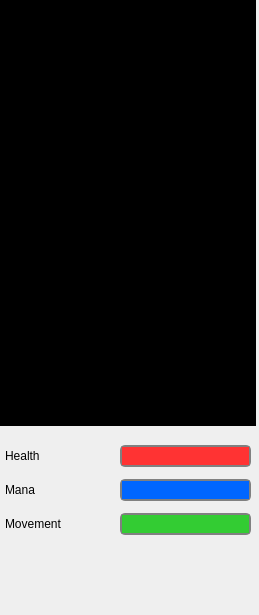
<ui version="4.0" >
 <class>RightWidget</class>
 <widget class="QWidget" name="RightWidget" >
  <property name="geometry" >
   <rect>
    <x>0</x>
    <y>0</y>
    <width>259</width>
    <height>615</height>
   </rect>
  </property>
  <property name="minimumSize" >
   <size>
    <width>259</width>
    <height>615</height>
   </size>
  </property>
  <property name="windowTitle" >
   <string>Form</string>
  </property>
  <widget class="QTextEdit" name="text_map" >
   <property name="geometry" >
    <rect>
     <x>0</x>
     <y>0</y>
     <width>256</width>
     <height>426</height>
    </rect>
   </property>
   <property name="focusPolicy" >
    <enum>Qt::NoFocus</enum>
   </property>
   <property name="autoFillBackground" >
    <bool>true</bool>
   </property>
   <property name="styleSheet" >
    <string>QTextEdit { background-color: #000000; font: 10pt "Courier"; color: #FFFFFF;}</string>
   </property>
   <property name="verticalScrollBarPolicy" >
    <enum>Qt::ScrollBarAlwaysOff</enum>
   </property>
   <property name="horizontalScrollBarPolicy" >
    <enum>Qt::ScrollBarAlwaysOff</enum>
   </property>
   <property name="undoRedoEnabled" >
    <bool>false</bool>
   </property>
   <property name="readOnly" >
    <bool>true</bool>
   </property>
   <property name="html" >
    <string>&lt;html>&lt;head>&lt;meta name="qrichtext" content="1" />&lt;style type="text/css">
p, li { white-space: pre-wrap; }
&lt;/style>&lt;/head>&lt;body style=" font-family:'Courier'; font-size:10pt; font-weight:400; font-style:normal;">
&lt;p style="-qt-paragraph-type:empty; margin-top:0px; margin-bottom:0px; margin-left:0px; margin-right:0px; -qt-block-indent:0; text-indent:0px;">&lt;/p>&lt;/body>&lt;/html></string>
   </property>
   <property name="char_width" stdset="0" >
    <number>31</number>
   </property>
   <property name="char_height" stdset="0" >
    <number>21</number>
   </property>
  </widget>
  <widget class="QWidget" name="layoutWidget" >
   <property name="geometry" >
    <rect>
     <x>0</x>
     <y>433</y>
     <width>256</width>
     <height>116</height>
    </rect>
   </property>
   <layout class="QGridLayout" >
    <property name="leftMargin" >
     <number>5</number>
    </property>
    <property name="verticalSpacing" >
     <number>5</number>
    </property>
    <item row="0" column="0" >
     <widget class="QLabel" name="label_health" >
      <property name="sizePolicy" >
       <sizepolicy vsizetype="Preferred" hsizetype="Fixed" >
        <horstretch>0</horstretch>
        <verstretch>0</verstretch>
       </sizepolicy>
      </property>
      <property name="minimumSize" >
       <size>
        <width>110</width>
        <height>0</height>
       </size>
      </property>
      <property name="text" >
       <string>Health</string>
      </property>
     </widget>
    </item>
    <item row="0" column="1" >
     <widget class="QProgressBar" name="bar_health" >
      <property name="minimumSize" >
       <size>
        <width>0</width>
        <height>22</height>
       </size>
      </property>
      <property name="maximumSize" >
       <size>
        <width>16777215</width>
        <height>22</height>
       </size>
      </property>
      <property name="styleSheet" >
       <string>QProgressBar { border: 2px solid gray; border-radius: 5px; }
QProgressBar::chunk {background-color:#FF3333;}</string>
      </property>
      <property name="value" >
       <number>100</number>
      </property>
      <property name="textVisible" >
       <bool>false</bool>
      </property>
     </widget>
    </item>
    <item row="1" column="0" >
     <widget class="QLabel" name="label_mana" >
      <property name="sizePolicy" >
       <sizepolicy vsizetype="Preferred" hsizetype="Fixed" >
        <horstretch>0</horstretch>
        <verstretch>0</verstretch>
       </sizepolicy>
      </property>
      <property name="minimumSize" >
       <size>
        <width>110</width>
        <height>0</height>
       </size>
      </property>
      <property name="text" >
       <string>Mana</string>
      </property>
     </widget>
    </item>
    <item row="1" column="1" >
     <widget class="QProgressBar" name="bar_mana" >
      <property name="minimumSize" >
       <size>
        <width>0</width>
        <height>22</height>
       </size>
      </property>
      <property name="maximumSize" >
       <size>
        <width>16777215</width>
        <height>22</height>
       </size>
      </property>
      <property name="styleSheet" >
       <string>QProgressBar { border: 2px solid gray; border-radius: 5px; }
QProgressBar::chunk {background-color:#0066FF}</string>
      </property>
      <property name="value" >
       <number>100</number>
      </property>
      <property name="textVisible" >
       <bool>false</bool>
      </property>
     </widget>
    </item>
    <item row="2" column="0" >
     <widget class="QLabel" name="label_movement" >
      <property name="sizePolicy" >
       <sizepolicy vsizetype="Preferred" hsizetype="Fixed" >
        <horstretch>0</horstretch>
        <verstretch>0</verstretch>
       </sizepolicy>
      </property>
      <property name="minimumSize" >
       <size>
        <width>110</width>
        <height>0</height>
       </size>
      </property>
      <property name="text" >
       <string>Movement</string>
      </property>
     </widget>
    </item>
    <item row="2" column="1" >
     <widget class="QProgressBar" name="bar_movement" >
      <property name="minimumSize" >
       <size>
        <width>0</width>
        <height>22</height>
       </size>
      </property>
      <property name="maximumSize" >
       <size>
        <width>16777215</width>
        <height>22</height>
       </size>
      </property>
      <property name="styleSheet" >
       <string>QProgressBar { border: 2px solid gray; border-radius: 5px; }
QProgressBar::chunk {background-color:#33CC33;}</string>
      </property>
      <property name="value" >
       <number>100</number>
      </property>
      <property name="textVisible" >
       <bool>false</bool>
      </property>
     </widget>
    </item>
   </layout>
  </widget>
 </widget>
 <layoutdefault spacing="5" margin="5" />
 <resources/>
 <connections/>
 <designerdata>
  <property name="gridDeltaX" >
   <number>5</number>
  </property>
  <property name="gridDeltaY" >
   <number>5</number>
  </property>
  <property name="gridSnapX" >
   <bool>true</bool>
  </property>
  <property name="gridSnapY" >
   <bool>true</bool>
  </property>
  <property name="gridVisible" >
   <bool>true</bool>
  </property>
 </designerdata>
</ui>
